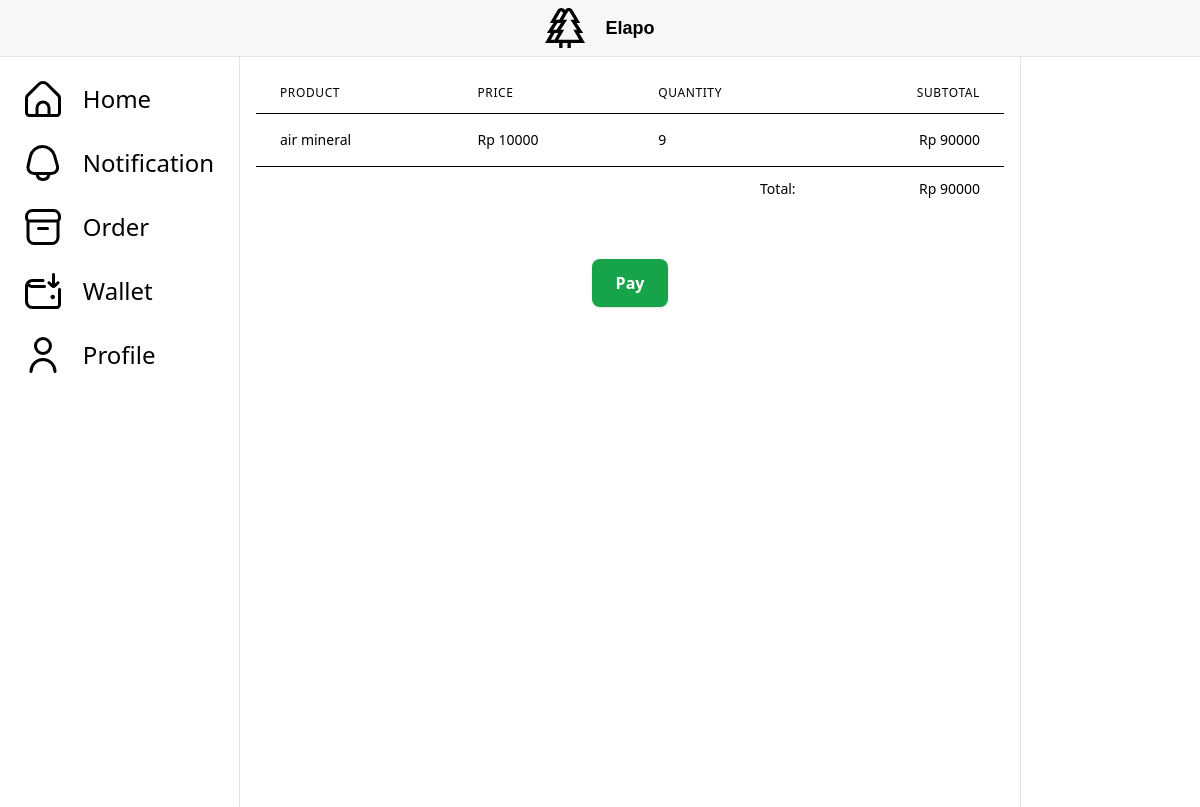
/wallet/payment-order-detail/88c9afe4ab2b473d925a70440bed00b2 (signed in), run on the app's committed database.
### product/models.py (models this page shows)
class Product(models.Model):
    class Meta:
        permissions = [
            ("buy_product", "Can buy product")
        ]
    id = models.UUIDField(primary_key=True, default=uuid.uuid4)
    product_name = models.CharField(max_length=69)
    price = models.DecimalField(max_digits=12, decimal_places=0, default=0)
    description = models.CharField(max_length=150)
    stock = models.IntegerField()

### order/models.py (models this page shows, shortened)
class Order(models.Model):
    class Meta:
        permissions = [
            ("set_to_paid", "can set to paid"),
            ("set_to_prepared", "can set to prepared"),
            ("set_to_ready", "can set to ready"),
            ("set_to_delivered", "can set to delivered"),
            ("set_to_completed", "can set to completed"),
            ("set_to_cancelled", "can set to cancelled"),
            ("set_to_reviewed", "can set to reviewed")
        ]
    id = models.UUIDField(primary_key=True, default=uuid.uuid4)
    cart = models.OneToOneField(Cart, on_delete=models.CASCADE)
    total = models.DecimalField(max_digits=12, decimal_places=0, default=0)
    created_at = models.DateField(auto_now=True)
    status = models.ForeignKey(OrderStatus, on_delete=models.CASCADE)

### wallet/views.py (the view)
# urls.py: path('payment-order-detail/<str:id>', show_payment, name='payment_order'),
@login_required
def show_payment(request, id):
    if (get_user_role(request.user) != 'Customer'):
        return JsonResponse({'message' : 'only customer could access this resource!'}, status=400)
    customer = request.user.customer
    context = order_detail(id)
    if not context:
        return JsonResponse({'message': 'fail because order not found'}, status=400)
    return render(request, 'payment_order.html', context)

### wallet/views.py (called while the page is built)
def get_user_role(user):
    user_group = user.groups.values_list('name', flat='True')
    if len(user_group) == 1:
        if user_group[0] == 'Admin':
            return 'Admin'
        elif user_group[0] == 'Customer':
            return 'Customer'
        else:
            return 'Worker'
    else:
        return 'hey you mfs'

### wallet/templates/payment_order.html (shortened to what this page needs)
{% extends 'main.html' %}
{% block content %}
{% if form %}
<div id="wallet-form-container" class="bg-cream max-w-md flex p-4 rounded-md justify-center shadow-md items-center">
  {{ form }}
</div>
{% else %}
<div class="overflow-x-auto">
  <table class="min-w-full divide-y divide-gray-200 mb-6">
    <thead class="bg-gray-50">
      <tr>
        <th scope="col" class="px-6 py-3 text-left text-xs font-medium text-gray-500 uppercase tracking-wider">Product</th>
        <th scope="col" class="px-6 py-3 text-left text-xs font-medium text-gray-500 uppercase tracking-wider">Price</th>
        <th scope="col" class="px-6 py-3 text-left text-xs font-medium text-gray-500 uppercase tracking-wider">Quantity</th>
        <th scope="col" class="px-6 py-3 text-right text-xs font-medium text-gray-500 uppercase tracking-wider">Subtotal</th>
      </tr>
    </thead>
    <tbody class="bg-white divide-y divide-gray-200">
      {% for item in cart_products %}
      <tr>
        <td class="px-6 py-4 whitespace-nowrap text-sm font-medium text-gray-900">{{ item.product.product_name }}</td>
        <td class="px-6 py-4 whitespace-nowrap text-sm text-gray-500">Rp {{ item.product.product_price }}</td>
        <td class="px-6 py-4 whitespace-nowrap text-sm text-gray-500">{{ item.quantity }}</td>
        <td class="px-6 py-4 whitespace-nowrap text-sm text-gray-500 text-right">Rp {% widthratio item.product.product_price 1 item.quantity %}</td>
      </tr>
      {% endfor %}
    </tbody>
    <tfoot>
      <tr class="bg-gray-50">
        <th colspan="3" class="px-6 py-3 text-right text-sm font-medium text-gray-900">Total:</th>
        <th class="px-6 py-3 text-right text-sm font-medium text-gray-900">Rp {{ order.total }}</th>
      </tr>
    </tfoot>
  </table>
</div>
<div class="mt-6 text-center">
  <a href="{% url 'wallet:pay_order' order.id %}"
      class="inline-block bg-green-600 hover:bg-green-700 text-white font-semibold px-6 py-3 rounded-lg shadow transition duration-200">
    Pay
  </a>
</div>
{% endif %}
{% endblock content %}

### data on the page
Product: product.product_name "air mineral", product.product_price "10000", price "90000"
Order: total "90000"

### other printed values
{{ item.quantity }} "9"
